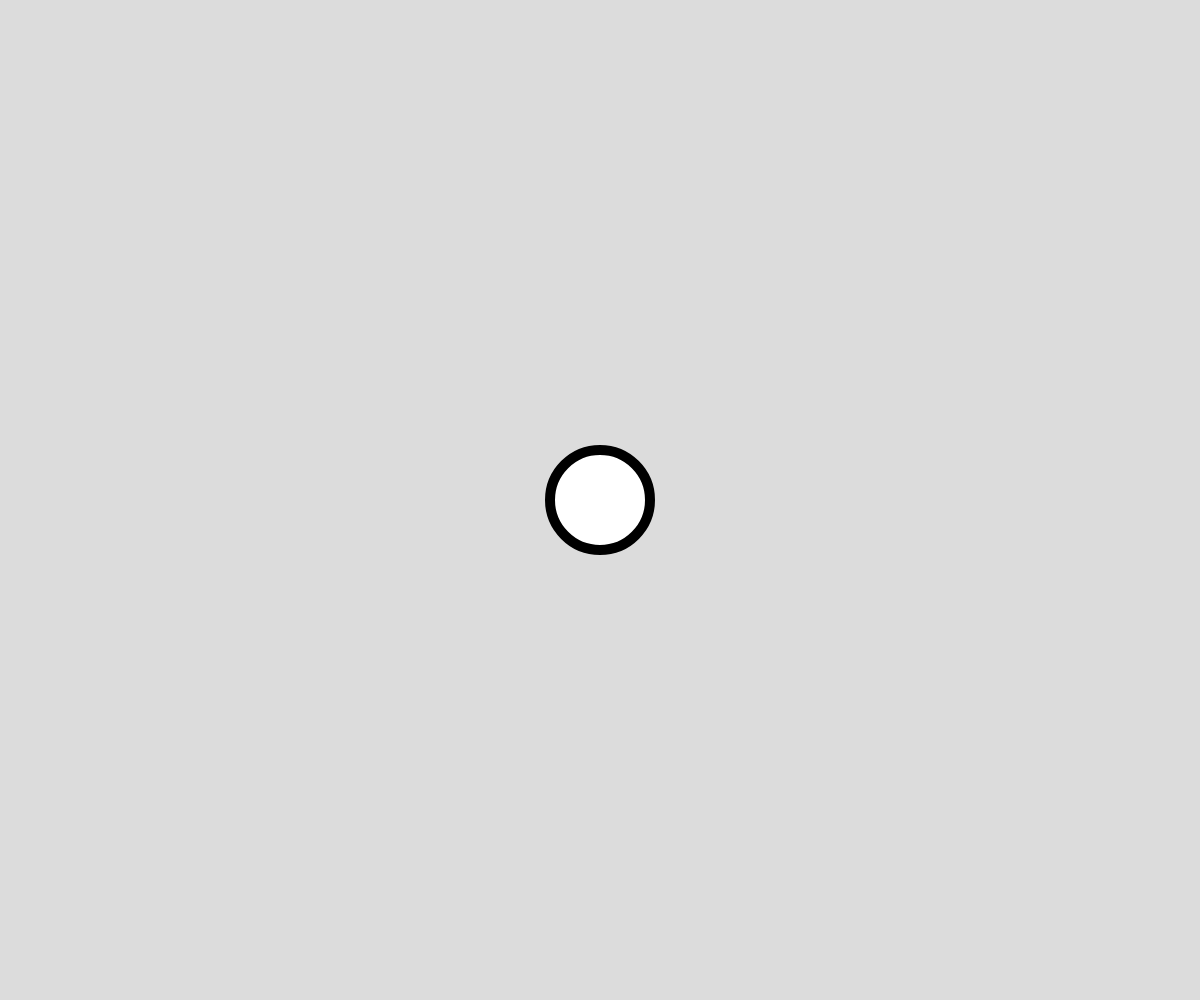
Frame 1 (no input)
Frame 60 (no input): blank canvas, image omitted
Frame 120 (the mouse pressed at the canvas centre since frame 60): blank canvas, image omitted

The p5.js sketch that drew this single still picture (run headless with seeded random() and noise() and a simulated clock; from frame 60 on, the mouse is pressed at the canvas centre):

// p5.js sketch
// ── sketch.js
// Project Title
// Your Name
// Date
//
// Extra for Experts:
// - describe what you did to take this project "above and beyond"
let circletime = 100

function setup() {
  createCanvas(windowWidth, windowHeight);
}

function circlechanger(){
  circletime = noise(circletime * 100)
}


function draw() {
  background(220);
  strokeWeight(10)
  circle(width/2,height/2,circletime)
  circlechanger()
}
